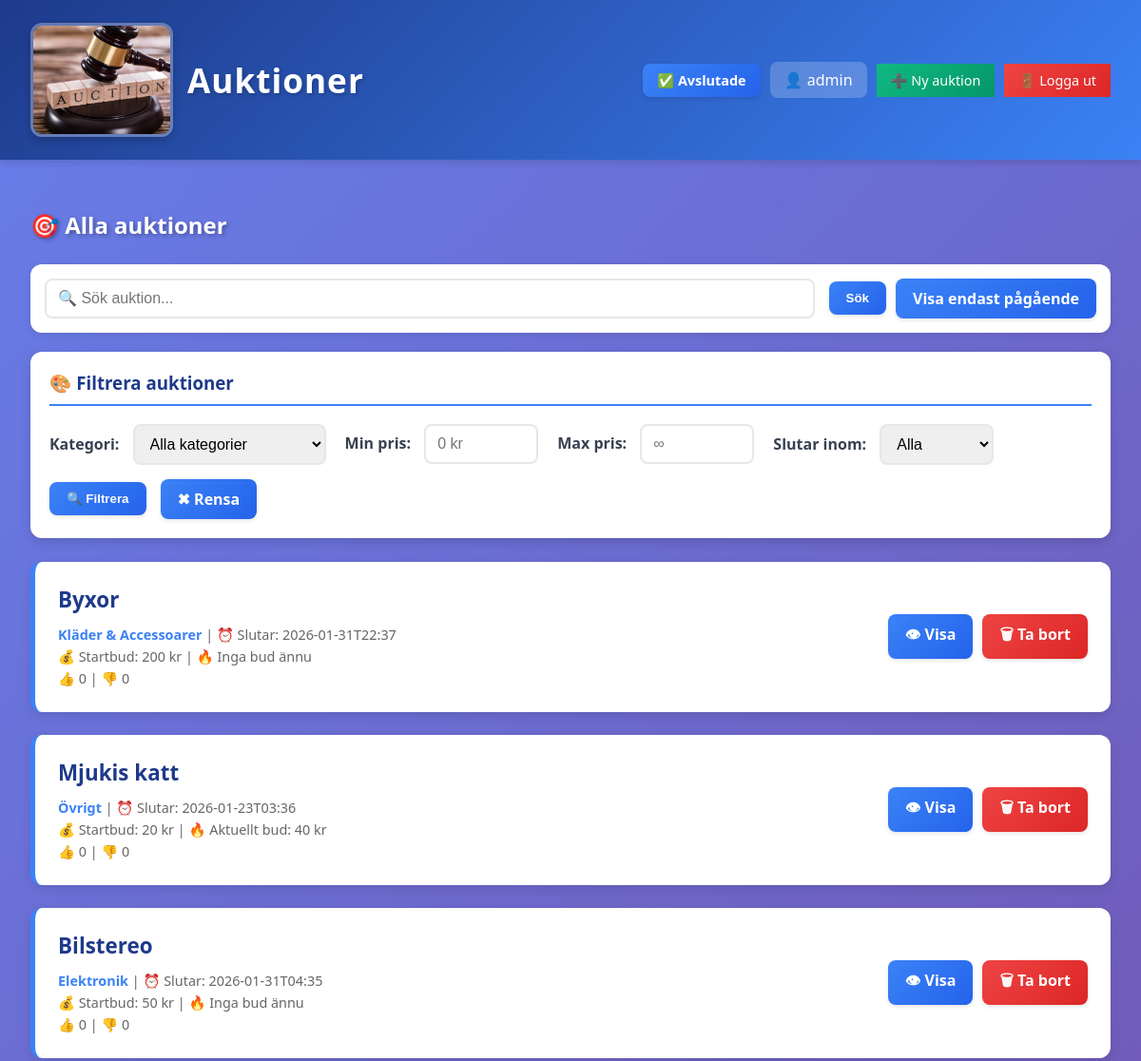
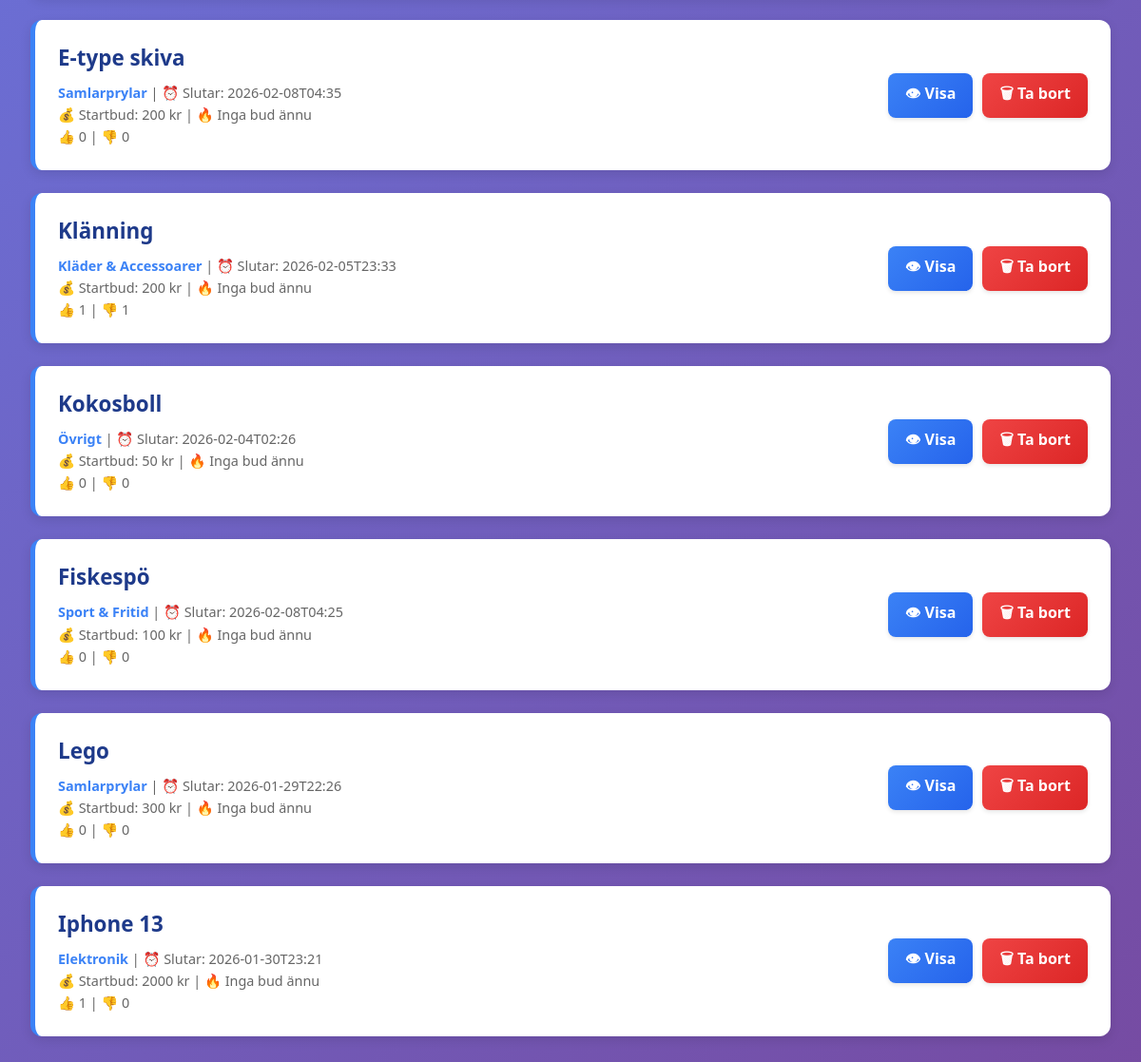
The page /?show_all=1 (signed in) on the database its author committed (2 pictures, top to bottom).
### tables this page shows
CREATE TABLE auctions (
    id INTEGER PRIMARY KEY AUTOINCREMENT,
    title TEXT NOT NULL,
    description TEXT NOT NULL,
    starting_bid REAL NOT NULL,
    end_datetime TEXT NOT NULL,
    category TEXT DEFAULT 'Övrigt',
    likes INTEGER DEFAULT 0,
    dislikes INTEGER DEFAULT 0
);

### myblueprints/auctions/auctions_routes.py (the view, shortened to what this page needs)
@auctions_bp.route("/")
def index():
    keyword = request.args.get("q")
    show_all = request.args.get("show_all")
    category = request.args.get("category")
    min_price = request.args.get("min_price")
    max_price = request.args.get("max_price")
    end_time = request.args.get("end_time")
    if keyword:
        auctions = AuctionRepository.search(keyword)
    elif show_all:
        auctions = AuctionRepository.get_all()
    else:
        auctions = AuctionRepository.get_active()
    categories = AuctionRepository.get_all_categories()
    auction_bids = {}
    for auction in auctions:
        highest_bid = BidRepository.get_highest(auction['id'])
        auction_bids[auction['id']] = highest_bid
    return render_template(
        "auction_list.html",
        auctions=auctions,
        keyword=keyword,
        show_all=show_all,
        categories=categories,
        selected_category=category,
        min_price=min_price,
        max_price=max_price,
        end_time=end_time,
        auction_bids=auction_bids
    )

### database.py (called while the page is built)
def get_db():
    if "db" not in g:
        g.db = sqlite3.connect(DATABASE)
        g.db.row_factory = sqlite3.Row
    return g.db

### dbrepositories/auction_repository.py (called while the page is built)
    @staticmethod
    def get_all():
        return get_db().execute(
            """
            SELECT * FROM auctions
            WHERE datetime(end_datetime) > datetime('now')
            ORDER BY id DESC
            """
        ).fetchall()

    @staticmethod
    def get_all_categories():
        result = get_db().execute(
            "SELECT DISTINCT category FROM auctions WHERE category IS NOT NULL ORDER BY category"
        ).fetchall()
        return [row['category'] for row in result]

### dbrepositories/bid_repository.py (called while the page is built)
    @staticmethod
    def get_highest(auction_id):
        return get_db().execute(
            """
            SELECT MAX(amount) as highest
            FROM bids
            WHERE auction_id = ?
            """,
            (auction_id,)
        ).fetchone()["highest"]

### templates/auction_list.html (shortened to what this page needs)
{% extends "base.html" %}
{% block content %}
<h2 style="color: white; text-shadow: 2px 2px 4px rgba(0,0,0,0.3); margin-bottom: 25px;">
    {% if show_all %}🎯 Alla auktioner{% else %}⚡ Pågående auktioner{% endif %}
</h2>
<form method="get" action="/">
    <div class="search-form">
        <input name="q" type="text" placeholder="🔍 Sök auktion..." value="{{ keyword or '' }}">
        <button type="submit">Sök</button>
        {% if show_all %}
            <a class="btn" href="/">Visa endast pågående</a>
        {% else %}
            <a class="btn btn-success" href="/?show_all=1">Visa alla</a>
        {% endif %}
    </div>
</form>
<div class="filter-box">
    <h3>🎨 Filtrera auktioner</h3>
    <form method="get" action="/" style="display: flex; flex-wrap: wrap; gap: 15px; align-items: center;">
        <div>
            <label for="category">Kategori:</label>
            <select name="category" id="category">
                <option value="">Alla kategorier</option>
            </select>
        </div>
        <div>
            <label for="min_price">Min pris:</label>
            <input type="number" name="min_price" id="min_price" placeholder="0 kr" value="{{ min_price or '' }}" style="width: 120px;">
        </div>
        <div>
            <label for="max_price">Max pris:</label>
            <input type="number" name="max_price" id="max_price" placeholder="∞" value="{{ max_price or '' }}" style="width: 120px;">
        </div>
        <div>
            <label for="end_time">Slutar inom:</label>
            <select name="end_time" id="end_time">
                <option value="">Alla</option>
            </select>
        </div>
        <button type="submit">🔍 Filtrera</button>
        <a href="/" class="btn">✖ Rensa</a>
    </form>
</div>
{% for auction in auctions %}
<div class="auction-card">
    <div>
        <h3>{{ auction.title }}</h3>
        <div class="auction-meta">
            <strong>{{ auction.category or 'Övrigt' }}</strong> |
            ⏰ Slutar: {{ auction.end_datetime }}<br>
            💰 Startbud: {{ auction.starting_bid|int }} kr |
            {% if auction_bids[auction.id] %}
                🔥 Aktuellt bud: {{ auction_bids[auction.id]|int }} kr
            {% else %}
                🔥 Inga bud ännu
            {% endif %}<br>
            👍 {{ auction.likes }} | 👎 {{ auction.dislikes }}
        </div>
    </div>
    <div class="auction-actions">
        <a class="btn" href="/auction/{{ auction.id }}">👁 Visa</a>
        <a class="btn btn-danger"
           href="/admin/delete/{{ auction.id }}"
           onclick="return confirm('Ta bort auktion?')">
           🗑 Ta bort
        </a>
    </div>
</div>
{% else %}
<p>Inga auktioner hittades.</p>
{% endfor %}
{% endblock %}

### static/style.css (style rules this page uses)
* { box-sizing: border-box; }
body { font-family: 'Segoe UI', Tahoma, Geneva, Verdana, sans-serif; background: linear-gradient(135deg, #667eea 0%, #764ba2 100%); background-attachment: fixed; margin: 0; padding: 0; min-height: 100vh; }
.filter-box { background: white; padding: 20px; border-radius: 12px; margin-bottom: 25px; box-shadow: 0 4px 12px rgba(0, 0, 0, 0.15); }
.filter-box h3 { margin-top: 0; color: #1e3a8a; border-bottom: 2px solid #3b82f6; padding-bottom: 10px; }
.search-form { background: white; padding: 15px; border-radius: 12px; margin-bottom: 20px; box-shadow: 0 2px 8px rgba(0, 0, 0, 0.1); display: flex; flex-wrap: wrap; gap: 10px; align-items: center; }
.search-form input[type="text"] { flex: 1; min-width: 200px; }
.auction-card { background: white; padding: 1.5rem; margin-bottom: 1.5rem; border-radius: 12px; box-shadow: 0 4px 12px rgba(0, 0, 0, 0.1); display: flex; justify-content: space-between; align-items: center; transition: all 0.3s ease; border-left: 5px solid #3b82f6; }
.auction-card h3 { margin: 0 0 10px 0; color: #1e3a8a; font-size: 1.4rem; }
.auction-meta { font-size: 0.9rem; color: #666; line-height: 1.6; }
.auction-meta strong { color: #3b82f6; }
.auction-actions { display: flex; gap: 10px; flex-wrap: wrap; }
button, .btn { background: linear-gradient(135deg, #3b82f6 0%, #2563eb 100%); color: white; border: none; padding: 10px 18px; border-radius: 8px; cursor: pointer; font-weight: 600; transition: all 0.3s ease; box-shadow: 0 2px 4px rgba(0, 0, 0, 0.1); text-decoration: none; display: inline-block; }
.btn-danger { background: linear-gradient(135deg, #ef4444 0%, #dc2626 100%); }
input, textarea, select { padding: 10px 12px; margin-right: 5px; border: 2px solid #e5e7eb; border-radius: 8px; font-size: 1rem; transition: all 0.3s ease; }
form { margin: 0; }
label { font-weight: 600; color: #374151; margin-right: 10px; }

### rows shown on the page
auctions: title "Byxor", category "Kläder & Accessoarer", end_datetime "2026-01-31T22:37", starting_bid "200", shows "🔥 Inga bud ännu", likes "0", dislikes "0"
auctions: title "Mjukis katt", category "Övrigt", end_datetime "2026-01-23T03:36", starting_bid "20", auction_bids "40", likes "0", dislikes "0"
auctions: title "Bilstereo", category "Elektronik", end_datetime "2026-01-31T04:35", starting_bid "50", shows "🔥 Inga bud ännu", likes "0", dislikes "0"
auctions: title "E-type skiva", category "Samlarprylar", end_datetime "2026-02-08T04:35", starting_bid "200", shows "🔥 Inga bud ännu", likes "0", dislikes "0"
auctions: title "Klänning", category "Kläder & Accessoarer", end_datetime "2026-02-05T23:33", starting_bid "200", shows "🔥 Inga bud ännu", likes "1", dislikes "1"
auctions: title "Kokosboll", category "Övrigt", end_datetime "2026-02-04T02:26", starting_bid "50", shows "🔥 Inga bud ännu", likes "0", dislikes "0"
auctions: title "Fiskespö", category "Sport & Fritid", end_datetime "2026-02-08T04:25", starting_bid "100", shows "🔥 Inga bud ännu", likes "0", dislikes "0"
auctions: title "Lego", category "Samlarprylar", end_datetime "2026-01-29T22:26", starting_bid "300", shows "🔥 Inga bud ännu", likes "0", dislikes "0"
auctions: title "Iphone 13", category "Elektronik", end_datetime "2026-01-30T23:21", starting_bid "2000", shows "🔥 Inga bud ännu", likes "1", dislikes "0"

### other values the page prints
{{ session.get('username') }} "admin"
